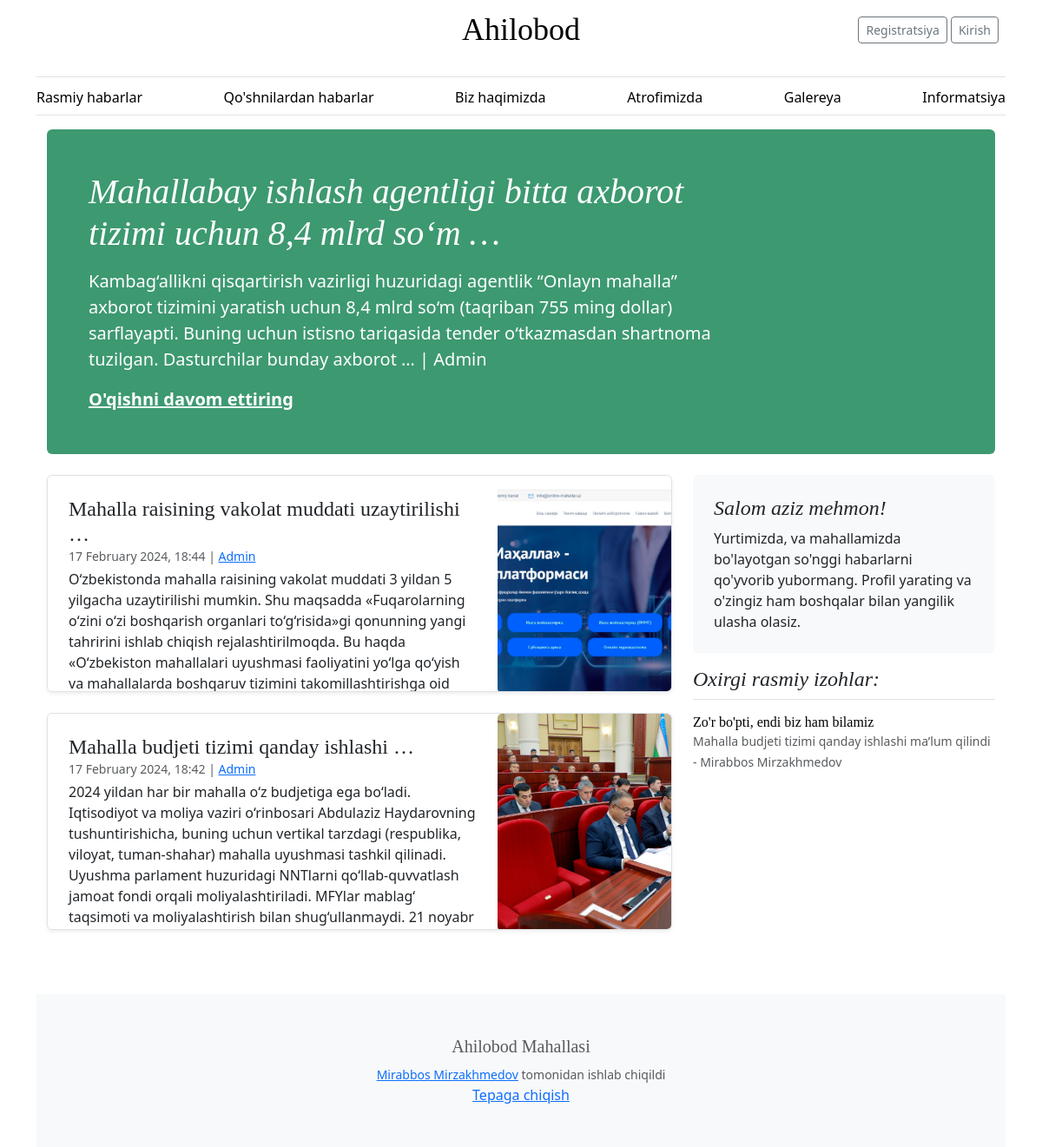
The page / on the database its author committed.
### webapp/models.py (models this page shows, shortened)
class Post(models.Model):
    post_id = models.AutoField(primary_key=True)
    title = models.CharField(max_length=255)
    full_text = RichTextField(blank=True, null=True)
    created_at = models.DateTimeField(default=timezone.now)
    user_id = models.ForeignKey(User, on_delete=models.CASCADE, related_name='posts')
    updated_at = models.DateTimeField(auto_now=True)
    image = models.ImageField(upload_to='posts/', default='posts/default.webp')

class User(AbstractUser):
    user_id = models.AutoField(primary_key=True)
    phone_number = models.CharField(max_length=20)
    profile_pic = models.ImageField(null=True, upload_to='profile/')
    bio = models.TextField(blank=True, null=True)
    created_at = models.DateTimeField(default=timezone.now)
    updated_at = models.DateTimeField(auto_now=True)

class Comment(models.Model):
    comment_id = models.AutoField(primary_key=True)
    post = models.ForeignKey(Post, on_delete=models.CASCADE, related_name='comments')
    user = models.ForeignKey(User, on_delete=models.CASCADE, related_name='comments')
    comment_text = models.TextField()
    created_at = models.DateTimeField(default=timezone.now)

### webapp/views.py (the view)
# urls.py: path('', views.index, name='home'),
def index(request):
    posts = Post.objects.all().order_by('-created_at')
    comments = Comment.objects.all().order_by('-created_at')
    latest_news = posts.first()
    other_posts = posts[1:]
    last_five = comments[:5]
    data = {
        'last_five': last_five,
        'posts': posts,
        'latest_news': latest_news,
        'other_posts': other_posts,
        'title': "So'nggi yangiliklar",
    }
    return render(request, 'webapp/index.html', data)

### webapp/templates/webapp/index.html (shortened to what this page needs)
{% extends 'webapp/layout.html' %}
{% block body %}
    <div class="p-4 p-md-5 mb-4 rounded text-body-emphasis bg-body-secondary">
        <div class="col-lg-9 px-0">
            <h1 class="display-6 fst-italic">{{ latest_news.title|truncatewords:10|striptags|safe }}</h1>
            <p class="lead my-3">{{ latest_news.full_text|truncatewords:30|striptags|safe }} | {{ latest_news.user_id.first_name }} {{ latest_news.user_id.last_name }}</p>
            <p class="lead mb-0"><a href="{% url 'news-detail' latest_news.post_id %}" class="text-body-emphasis fw-bold">O'qishni davom ettiring</a></p>
        </div>
    </div>
    <div class="row mb-2">
        <div class="col-md-8">
            {% for post in other_posts  %}
                <div class="row g-0 border rounded overflow-hidden flex-md-row mb-4 shadow-sm h-md-250 position-relative">
                    <div class="col p-4 d-flex flex-column position-static">
                        <h4 class="mb-0">{{ post.title|truncatewords:5|striptags|safe }}</h4>
                        <small class="mb-1 text-body-secondary">{{ post.created_at|date:"j F Y, G:i" }} | <a href="{% url 'profile' post.user_id_id %}">{{ post.user_id.first_name }} {{ post.user_id.last_name }}</a></small>
                        <p class="card-text mb-auto">{{ post.full_text|truncatewords:50|striptags|safe }} <a style="text-decoration: none" href="{% url 'news-detail' post.post_id %}" class="icon-link gap-1 icon-link-hover stretched-link">Batafsil...</a></p>
                    </div>
                    <div class="col-auto d-none d-lg-block">
                        {% if post.image %}
                            <div class="image-container" style="width: 200px; height: 250px; overflow: hidden;">
                                <img class="bd-placeholder-img" style="width: 100%; height: 100%; object-fit: cover;" src="{{ post.image.url }}" alt="{{ post.title }}">
                            </div>
                        {% endif %}
                    </div>
                </div>
            {% endfor %}
        </div>
        <div class="col-md-4">
            <div class="position-sticky" style="top: 2rem;">
                {% if user.is_authenticated %}
                    <div class="p-4 mb-3 bg-body-tertiary rounded">
                        <h4 class="fst-italic">Xush kelibsiz, {{ user.first_name }}!</h4>
                        <p class="mb-0">Yurtimizda, va mahallamizda bo'layotgan so'nggi habarlarni qo'yvorib yubormang.
                        O'qing, izohlar yozing va biz haqimizda boshqalarga ayting.</p>
                    </div>
                {% else %}
                    <div class="p-4 mb-3 bg-body-tertiary rounded">
                        <h4 class="fst-italic">Salom aziz mehmon!</h4>
                        <p class="mb-0">Yurtimizda, va mahallamizda bo'layotgan so'nggi habarlarni qo'yvorib yubormang.
                        Profil yarating va o'zingiz ham boshqalar bilan yangilik ulasha olasiz.</p>
                    </div>
                {% endif %}
                <div>
                    <h4 class="fst-italic">Oxirgi rasmiy izohlar:</h4>
                    <ul class="list-unstyled">
                        {% for comment in last_five %}
                        <li>
                            <a class="d-flex flex-column flex-lg-row gap-3 align-items-start align-items-lg-center py-3 link-body-emphasis text-decoration-none border-top"
                               href="{% url 'news-detail' comment.post.post_id %}">
                                <div class="col-lg-12">
                                    <h6 class="mb-0">{{ comment.comment_text }}</h6>
                                    <small class="text-body-secondary">{{ comment.post.title }} - {{ comment.user.first_name }} {{ comment.user.last_name }}</small>
                                </div>
                            </a>
                        </li>
                        {% endfor %}
                    </ul>
                </div>
            </div>
        </div>
    </div>
{% endblock %}

### webapp/static/css/blog.css (style rules this page uses)
h1, h2, h3, h4, h5, h6 { font-family: "Playfair Display", Georgia, "Times New Roman", serif; }
@media (min-width: 768px) { .h-md-250 { height: 250px; } }
.row { margin-bottom: 20px; }
.image-container { text-align: center; position: relative; }
.image-container img { max-width: 100%; height: 100%; display: block; margin: 0 auto; border-radius: 5px; box-shadow: 0 2px 4px rgba(0, 0, 0, 0.1); }
.bg-body-secondary { background-color: #3D9970 !important; color: #ffffff !important; }
.bg-body-secondary a { color: #ffffff !important; }

### webapp/templates/webapp/layout.html (style rules this page uses)
.bd-placeholder-img { font-size: 1.125rem; text-anchor: middle; -webkit-user-select: none; -moz-user-select: none; user-select: none; }

### rows shown on the page
Post: title "Mahallabay ishlash agentligi bitta axborot tizimi uchun 8,4 mlrd so‘m …", full_text "Kambag‘allikni qisqartirish vazirligi huzuridagi agentlik “Onlayn mahalla” axborot tizimini yaratish uchun 8,4 mlrd so‘m (taqriban 755 ming dollar) sarflayapti. Buning uchun istisno tariqasida tender o‘tkazmasdan shartnoma tuzilgan. Dasturchilar bunday axborot …", user_id.first_name "Admin"
Post: title "Mahalla raisining vakolat muddati uzaytirilishi …", created_at "17 February 2024, 18:44", user_id.first_name "Admin", full_text "O‘zbekistonda mahalla raisining vakolat muddati 3 yildan 5 yilgacha uzaytirilishi mumkin. Shu maqsadda «Fuqarolarning o‘zini o‘zi boshqarish organlari to‘g‘risida»gi qonunning yangi tahririni ishlab chiqish rejalashtirilmoqda. Bu haqda «O‘zbekiston mahallalari uyushmasi faoliyatini yo‘lga qo‘yish va mahallalarda boshqaruv tizimini takomillashtirishga oid…", image (picture)
Post: title "Mahalla budjeti tizimi qanday ishlashi …", created_at "17 February 2024, 18:42", user_id.first_name "Admin", full_text "2024 yildan har bir mahalla o‘z budjetiga ega bo‘ladi. Iqtisodiyot va moliya vaziri o‘rinbosari Abdulaziz Haydarovning tushuntirishicha, buning uchun vertikal tarzdagi (respublika, viloyat, tuman-shahar) mahalla uyushmasi tashkil qilinadi. Uyushma parlament huzuridagi NNTlarni qo‘llab-quvvatlash jamoat fondi orqali moliyalashtiriladi. MFYlar mablag‘ taqsimoti va moliyalashtirish bilan shug‘ullanmaydi. 21 noyabr…", image (picture)
Comment: comment_text "Zo'r bo'pti, endi biz ham bilamiz", post "Mahalla budjeti tizimi qanday ishlashi ma’lum qilindi", user.first_name "Mirabbos", user.last_name "Mirzakhmedov"
